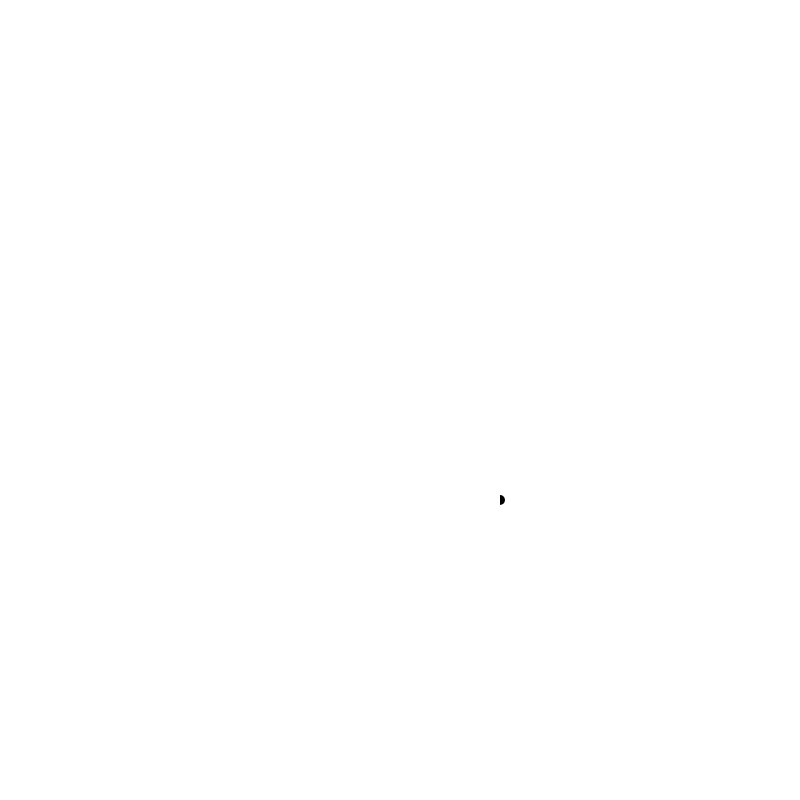
Frame 1 (no input)
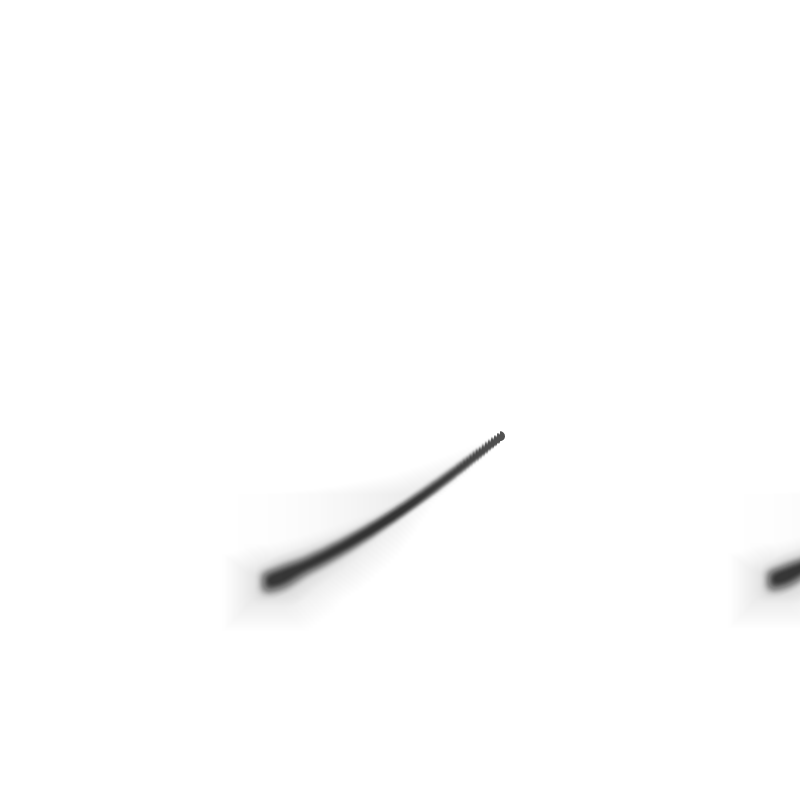
Frame 60 (no input)
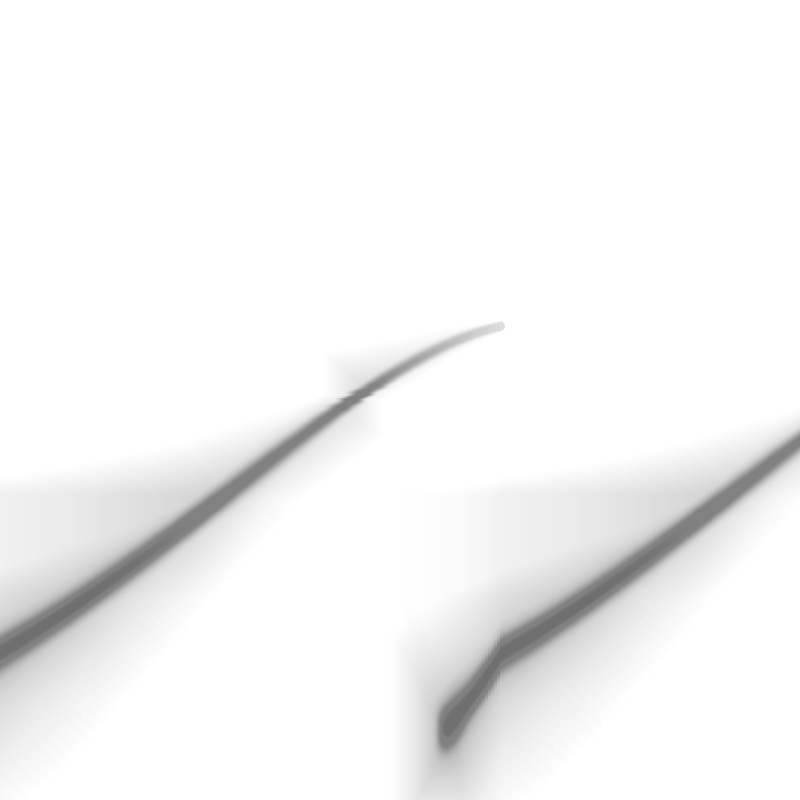
Frame 120 (the mouse pressed at the canvas centre since frame 60)

The p5.js sketch that drew these frames (run headless with seeded random() and noise() and a simulated clock; from frame 60 on, the mouse is pressed at the canvas centre):

// p5.js sketch
// ── sketch.js
/*
* a happy accident during slit scanning, distilled to its core feature.
*
* by ktorn
*/
let b1;
let b2;

let step = 8;
let distortion = 8;
let color1;
let color2;
let yMin;
let yMax;

function setup() {
  createCanvas(800, 800);
  b1 = createGraphics(width / 2, height);
  b2 = createGraphics(width, height);
  
  color1 = color(255);
  color2 = color(0);
  yMin = -100;
  yMax = 100;

  b1.fill(0);
  b1.noStroke();
}

function draw() {
  background(255);

  let y = cos(frameCount / 50) * 100;
  
  let le = map(y, -100, 100, 0, 1);
  let c = lerpColor(color1, color2, le);
  b1.fill(c);
  
  b1.clear();
  b1.image(b2, 0, 0);
  b1.circle(0, height / 2 + y, 10);
  b2.image(b2, -step, -distortion / 2, b2.width + distortion, b2.height + distortion);
  b2.image(b1, width / 2 + 100, 0);
  b2.background(255,1);
  image(b2, 0, 0);
}
